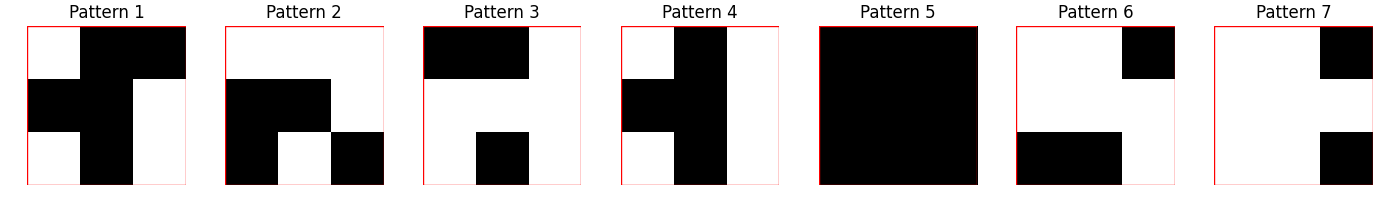
#> input picture Yapay Zeka/Ödev-1/output/first_patterns.png, 1400 x 200 px, given in place of image1.png, which was not available
$ python 'ödev1.py'
#> lines starting #> are read from the running program, lines starting #| are printed output that depends on the picture; pictures that were not available may be replaced by others from this repository, and a replacement may not be noted
import numpy as np
import matplotlib.pyplot as plt
import matplotlib.image as mpimg
import matplotlib.patches as patches
from matplotlib.colors import ListedColormap
import random
from PIL import Image
from matplotlib.widgets import Button

# PARAMETRELER
GENERATIONS = 60            # Toplam nesil sayısı
POPULATION_SIZE = 30        # Popülasyon büyüklüğü
MUTATION_RATE = 0.20        # Mutasyon olasılığı
CROSSOVER_RATE = 0.45       # Çaprazlama olasılığı
NUM_PATTERNS = 7            # Her bireydeki 3x3 patern sayısı

# GLOBAL DEĞİŞKENLER
global current_generation, generation_history, ims, axes
current_generation = 0      # Mevcut nesil takibi
generation_history = []     # Tüm nesillerin patern geçmişi

# Görüntüyü yükleyip numpy array'e çevirir
def load_image(fileName):
#> called with fileName = 'input1/image1.png'
    image = mpimg.imread(fileName)
#> image is the input picture: shape (200, 1400, 4) float32; mean R, G, B, A 0.697, 0.686, 0.686, 1
    return np.array(image, dtype="int8")
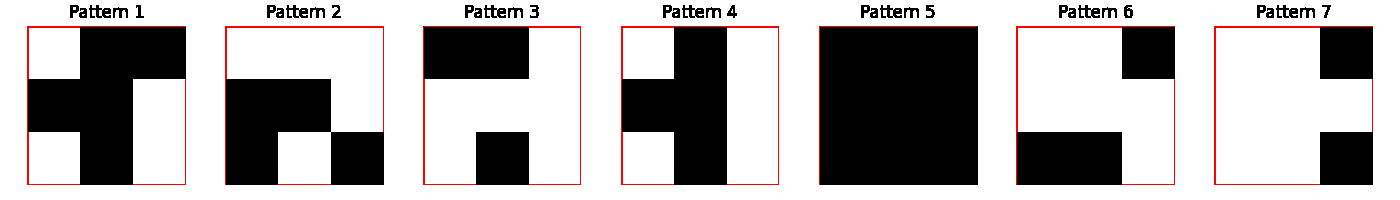
#> returned value: shape (200, 1400, 4) int8; mean of channels 0, 1, 2, 3 0.691, 0.675, 0.675, 1; drawn with 1 as white

# Rastgele 3x3 siyah-beyaz patern oluşturur (0: beyaz, 1: siyah)
def random_pattern():
    return np.random.randint(low=0, high=2, size=(3, 3))

# Rastgele paternlerden oluşan başlangıç popülasyonu oluşturur
def initialize_population(population_size):
    return [np.array([random_pattern() for _ in range(NUM_PATTERNS)]) for _ in range(population_size)]

# Turnuva seçimi ile en iyi bireyleri seçer
# [72 lines left out: functions selection, fitness_function, mutate, crossover, calculate_similarity, save_patterns, not called in this run]

# Genetik algoritmanın ana işleyişini yönetir
def genetic_algorithm():
    # Başlangıç popülasyonunu ve görüntüleri yükle
    population = initialize_population(POPULATION_SIZE)
    images = [load_image(f"input1/image{i}.png") for i in range(1, 6)]
#> call 2 of load_image, with fileName = 'input1/image2.png'
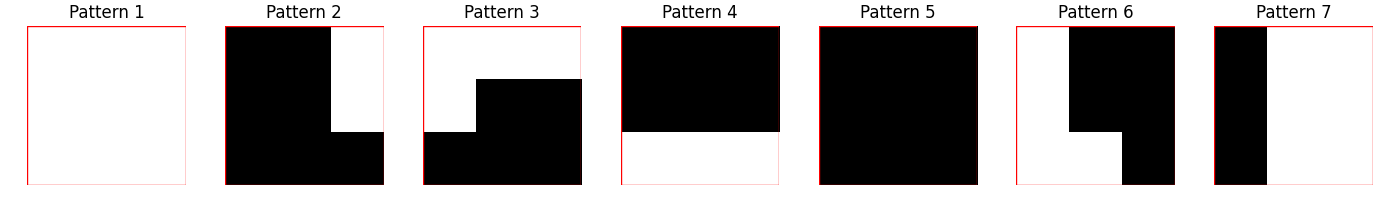
#> input picture Yapay Zeka/Ödev-1/output/best_patterns.png, 1400 x 200 px, given in place of image2.png, which was not available
#> in load_image, image is the input picture: shape (200, 1400, 4) float32; mean R, G, B, A 0.648, 0.637, 0.637, 1
#> in load_image (call 2), `return np.array(image, dtype="int8")`:
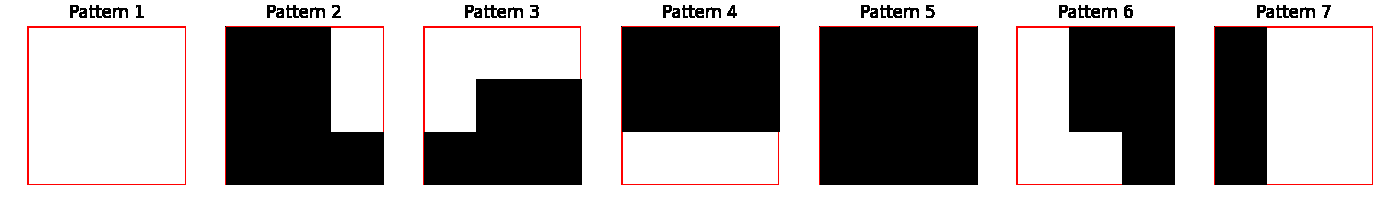
#> returned value: shape (200, 1400, 4) int8; mean of channels 0, 1, 2, 3 0.642, 0.627, 0.627, 1; drawn with 1 as white

    # İlk paternleri kaydet
    initial_patterns = population[np.argmin(fitness_function(images, population))]
    save_patterns(initial_patterns, 'output/first_patterns.png')

    # fitness kayıtlarını tut
    fitness_log = []
    best_fitness_log = []


    # Görselleştirme için ayarlar
    plt.ioff()
    fig, axes = plt.subplots(1, NUM_PATTERNS, figsize=(NUM_PATTERNS*2, 2.5))  # Yüksekliği artırdık
    plt.subplots_adjust(bottom=0.25)
    cmap = ListedColormap(['white', 'black'])

    # Butonları oluştur
    ax_prev = plt.axes([0.3, 0.1, 0.15, 0.075])  # [left, bottom, width, height]
    ax_next = plt.axes([0.55, 0.1, 0.15, 0.075])
    btn_prev = Button(ax_prev, '← Önceki')
    btn_next = Button(ax_next, 'Sonraki →')

    # İlk görüntüleri ve dikdörtgenleri hazırla
    ims = []
    for i, ax in enumerate(axes):
        im = ax.imshow(np.zeros((3,3)), cmap=cmap, vmin=0, vmax=1)
        ims.append(im)
        ax.set_title(f'Pattern {i+1}\nGen: 0')  # Nesil bilgisi eklendi
        rect = patches.Rectangle((-0.5, -0.5), 3, 3, linewidth=1, edgecolor='red', facecolor='none')
        ax.add_patch(rect)
        ax.axis('off')

    generation_history = []
    current_generation = 0

    # Görselleştirme güncelleme fonksiyonları

    # Paternleri belirtilen nesil indeksine göre günceller
    # [27 lines left out: functions update_plot, on_key, prev_gen, next_gen, not called in this run]

    # Buton ve tuş dinleyicileri
    btn_prev.on_clicked(prev_gen)
    btn_next.on_clicked(next_gen)
    fig.canvas.mpl_connect('key_press_event', on_key)

    plt.ion()

    # Ana genetik algoritma döngüsü
    for gen in range(GENERATIONS):
        # Uygunluk hesaplama
        fitness_values = fitness_function(images, population)
        fitness_log.append(np.mean(fitness_values))
        best_fitness_log.append(np.min(fitness_values))
        # En iyi bireyi kaydet
        best_individual = population[np.argmin(fitness_values)]

        # Güncelleme
        generation_history.append(best_individual.copy())
        current_generation = len(generation_history) - 1
        update_plot(current_generation)
        plt.pause(0.1)

        print(f"Generation:{gen}, Average Fitness:{np.mean(fitness_values)}, Best Fitness:{min(fitness_values)}")

        # Yeni nesil oluşturma
        population = selection(population, fitness_values)
        next_population = []

        # Çaprazlama ve mutasyon
        for i in range(0, len(population)-1, 2):
            parent1 = population[i]
            parent2 = population[i + 1]
            child1, child2 = crossover(parent1, parent2)
            next_population.append(mutate(child1))
            next_population.append(mutate(child2))

        population += next_population

    plt.show(block=True)  # block=True yaparak ana döngüyü koru
    plt.ioff()
    plt.close()

    # Sonuçları kaydet ve raporla
    best_individual = population[np.argmin(fitness_values)]
    print("Best Patterns:\n", best_individual)
    save_patterns(best_individual, 'output/best_patterns.png')

    # Fitness grafiği
    plt.figure()
    plt.plot(fitness_log, label='Average Fitness')
    plt.plot(best_fitness_log, label='Best Fitness')
    plt.xlabel('Generation')
    plt.ylabel('Loss')
    plt.title('Fitness Progress')
    plt.legend()
    plt.savefig('output/fitness_progress.png')
    plt.close()

    # Benzerlik hesaplamaları
    total_accuracy = 0
    for idx, image in enumerate(images):
        optimized_image = np.zeros_like(image)

        # En iyi paternlerle görüntüyü yeniden oluştur
        for i in range(0, 24, 3):
            for j in range(0, 24, 3):
                best_loss = float('inf')
                best_pattern = None
                block = image[i:i+3, j:j+3]
                for pattern in best_individual:
                    loss = np.sum(block != pattern)
                    if loss < best_loss:
                        best_loss = loss
                        best_pattern = pattern
                optimized_image[i:i+3, j:j+3] = best_pattern

        # Görsel karşılaştırma
        fig, (ax1, ax2) = plt.subplots(1, 2, figsize=(8, 4))
        ax1.imshow(image, cmap='gray')
        ax1.set_title(f'Orjinal Resim {idx+1}')
        ax1.axis('off')

        ax2.imshow(optimized_image, cmap='gray')
        ax2.set_title(f'Çizilen Resim {idx+1}')
        ax2.axis('off')

        plt.tight_layout()
        plt.savefig(f'output/output{idx+1}.png')
        plt.close()

        # Benzerlik yüzdesi
        similarity = calculate_similarity(image, optimized_image)
        total_accuracy += similarity
        print(f"Similarity between original and optimized image {idx+1}: {similarity * 100:.2f}%")

    print(f"Avarage Similarity: {total_accuracy / 5 * 100:.2f}%")

    return best_individual

# Görselleştirme olmadan genetik algoritma çalıştırır.
# [114 lines left out: functions genetic_algorithm_wo_plot, analyze_mutation_rate, analyze_population_size, not called in this run]

if __name__ == '__main__':
#> (the run stopped early here; a loop or call above may not have finished)
